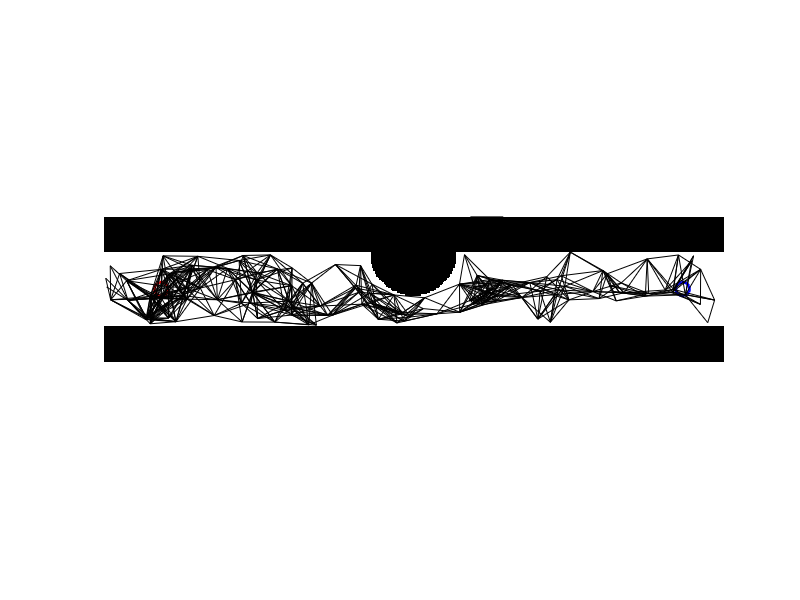

Here is the MATLAB script that generated this plot: (Note: this script raises an error after producing the figure.)
% clc;
% clear all;
% close all;

%% Map and Points Visualization

% Load the map
load('map_straight_with_roundabout.mat');

% Definition of the start and goal points
q_start = [50, 40]; % Start point coordinates
q_goal = [50, 400]; % Goal point coordinates

% Plot initialization
figure;
imshow(map_straight_with_roundabout);
hold on;

% Plotting the start and goal points on the map
plot(q_start(2), q_start(1), 'ro', 'MarkerSize', 10, 'LineWidth',2); % Start point (red)
plot(q_goal(2), q_goal(1), 'bo', 'MarkerSize', 10, 'LineWidth',2); % Goal point (blue)

%% PRM Algorithm Implementation with BFS

% Algorithm parameters
max_iterations_per_attempt = 100; % Maximum iterations per attempt
max_attempts = 5; % Maximum number of attempts
delta = 10; % Connection threshold

% PRM parameters
num_samples = 300; % Number of samples (nodes) to generate
max_dist = 30; % Maximum distance for connections
min_dist = 15;

% Solution variable initialization
solution_found = false;

% Loop over attempts
for attempt = 1:max_attempts
    disp(['Attempt ', num2str(attempt), ':']);
    
    % Resetting the plot and tree for each attempt
    clf;
    imshow(map_straight_with_roundabout);
    hold on;
    plot(q_start(2), q_start(1), 'ro', 'MarkerSize', 10, 'LineWidth',2); % Start point (red)
    plot(q_goal(2), q_goal(1), 'bo', 'MarkerSize', 10, 'LineWidth',2); % Goal point (blue)
    
    % Initialization of the nodes (samples) and adjacency matrix
    nodes = rand(num_samples, 2) .* [size(map_straight_with_roundabout, 1), size(map_straight_with_roundabout, 2)];
    adjacency_matrix = zeros(num_samples, num_samples);
    
    % Building the roadmap (PRM)
    for i = 1:num_samples
        for j = i+1:num_samples
            % Check if nodes i and j are within max_dist
            if ( (norm(nodes(i,:) - nodes(j,:)) <= max_dist) && (norm(nodes(i,:) - nodes(j,:)) >= min_dist) )
                % Check if the path between nodes i and j is obstacle-free
                line_points = round([linspace(nodes(i,1), nodes(j,1), 300); linspace(nodes(i,2), nodes(j,2), 300)]');
                valid_points = all(line_points >= 1, 2) & line_points(:,1) <= size(map_straight_with_roundabout,1) & line_points(:,2) <= size(map_straight_with_roundabout,2);
                if all(map_straight_with_roundabout(sub2ind(size(map_straight_with_roundabout), line_points(valid_points,1), line_points(valid_points,2))) == 1)
                    % If obstacle-free, connect i and j
                    adjacency_matrix(i,j) = 1;
                    adjacency_matrix(j,i) = 1;
                    % Plot the edge between nodes i and j
                    line([nodes(i,2), nodes(j,2)], [nodes(i,1), nodes(j,1)], 'Color', 'k');
                end
            end
        end
    end
    
    %% Finding optimal path using BFS
    
    % Find indices of start and goal nodes in nodes array
    [~, q_start_index] = min(pdist2(nodes, q_start));
    [~, q_goal_index] = min(pdist2(nodes, q_goal));
    
    % BFS initialization
    queue = q_start_index; % Start with the index of the start node
    parent = zeros(1, num_samples);
    visited = false(1, num_samples);
    visited(q_start_index) = true; % Mark start node as visited
    
    % BFS search
    while ~isempty(queue)
        current = queue(1);
        queue(1) = [];
        
        if current == q_goal_index
            % Reconstruct the path from goal to start
            optimal_path = reconstructPath(parent, current);
            % Plot the optimal path
            plotPath(optimal_path, nodes, 'r');
            
            % Interpolate the path using splines
            pathNodes = nodes(optimal_path, :);
            smoothPath = interpolateReddSheeps(pathNodes, 5);
            
            % Plot the smoothed path
            plot(smoothPath(:,2), smoothPath(:,1), 'g', 'LineWidth', 2);
            
            disp(['Optimal path found at the Attempt number: ', num2str(attempt)]);
            solution_found = true;
            break;
        end
        
        % Explore neighbors (nodes connected to current)
        neighbors = find(adjacency_matrix(current,:) == 1);
        for i = 1:length(neighbors)
            if ~visited(neighbors(i))
                visited(neighbors(i)) = true;
                parent(neighbors(i)) = current;
                queue(end+1) = neighbors(i);
            end
        end
    end
    
    if solution_found
        break;
    end
    
    disp('No path found. Next attempt!');
end

if ~solution_found
    disp(['FAILURE! Optimal path is not found with ', num2str(attempt), ' Attempts.'])
end

%% Function definitions

function path = reconstructPath(parent, goal)
    path = [];
    current = goal;
    while current ~= 0
        path = [current, path];
        current = parent(current);
    end
end

function plotPath(path, nodes, color)
    for i = 1:length(path)-1
        line([nodes(path(i),2), nodes(path(i+1),2)], [nodes(path(i),1), nodes(path(i+1),1)], 'Color', color, 'LineWidth', 2);
    end
end

function smoothPath = interpolateReddSheeps(pathNodes, resolution)
    % Interpola la traiettoria utilizzando spline cubiche
    t = 1:size(pathNodes, 1);
    ts = linspace(1, size(pathNodes, 1), resolution * size(pathNodes, 1));
    
    x_spline = spline(t, pathNodes(:, 1), ts);
    y_spline = spline(t, pathNodes(:, 2), ts);
    
    smoothPath = [x_spline', y_spline'];
end
